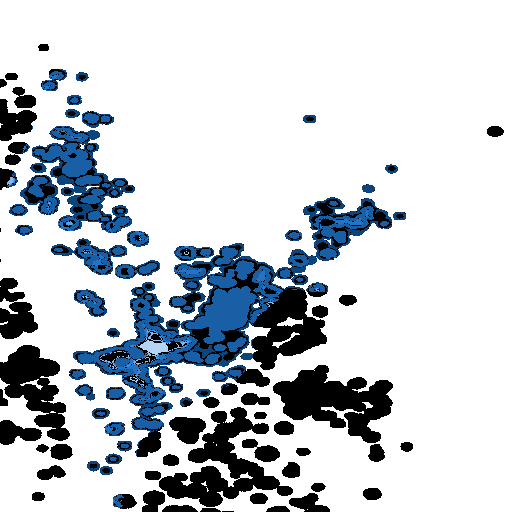
#> input picture backend/data/heatmap_crime_zone_상계동.png, 512 x 512 px
$ python -i recolor_heatmap.py   (imports and definitions only)
#> lines starting #> are read from the running program, lines starting #| are printed output that depends on the picture
import os
import json
import numpy as np
import requests
import geopandas as gpd
from PIL import Image, ImageFilter
from io import BytesIO
from shapely.geometry import Point
from shapely.prepared import prep
from shapely.ops import unary_union
from dotenv import load_dotenv

# [1 line not run here, left out]
SAFEMAP_API_KEY = os.getenv("SAFEMAP_API_KEY")
DATA_DIR = "data"


# ══════════════════════════════════════════════════════════════
# 설정
# ══════════════════════════════════════════════════════════════

DONG_GROUPS = {
    "상계동": {"gu_code": "11110", "names": None, "name_contains": "상계"},
    "신림동": {
        "gu_code": "11210",
        "names": ['서원동', '신원동', '서림동', '신사동', '신림동', '난향동',
                '조원동', '대학동', '난곡동', '삼성동', '미성동'],
        "name_contains": None,
    },
}

INDICATORS = {
    "night_safety": "http://safemap.go.kr/openapi2/IF_0080_WMS",
    "crime_zone": "http://safemap.go.kr/openapi2/IF_0087_WMS",
}

# safemap 원본 색상 -> 등급(1~10) 매핑
STATIC_LEGEND = {
    (255, 255, 178): 1, (254, 232, 139): 2, (254, 209, 101): 3, (253, 183, 81): 4,
    (253, 155, 67): 5, (250, 122, 53): 6, (244, 86, 41): 7, (234, 52, 32): 8,
    (211, 26, 35): 9, (189, 0, 38): 10,
}

# 우리 서비스 색상 팔레트: 안전(1)할수록 진한 파랑, 위험(10)할수록 옅은 파랑
BLUE_SHADES_SAFE_TO_RISKY = [
    (12, 68, 124),    # 등급 1 - 가장 안전 (진한 파랑)
    (24, 95, 165),
    (36, 116, 195),
    (55, 138, 221),
    (98, 163, 226),
    (133, 183, 235),
    (159, 195, 240),
    (153, 205, 229),
    (185, 212, 223),
    (218, 223, 225),  # 등급 10 - 가장 위험 (회색)
]
OUR_COLOR_SCALE = {grade: color for grade, color in enumerate(BLUE_SHADES_SAFE_TO_RISKY, start=1)}

BLUR_RADIUS = 3
# 가우시안 블러 강도 (숫자 클수록 더 부드럽게 퍼짐)


# ══════════════════════════════════════════════════════════════
# 1. 등급 매칭
# ══════════════════════════════════════════════════════════════

# [19 lines left out: functions closest_grade, get_subdongs, not called in this run]


# ══════════════════════════════════════════════════════════════
# 3. 가우시안 블러 (premultiplied alpha 방식 - 경계 검은 테두리 방지)
# ══════════════════════════════════════════════════════════════

def blur_rgba(img: Image.Image, radius: float = BLUR_RADIUS) -> Image.Image:
    """RGBA 이미지에 안전하게 가우시안 블러 적용"""
    arr = np.array(img).astype(np.float32)
    rgb = arr[..., :3]
    alpha = arr[..., 3:4] / 255.0

    premultiplied = rgb * alpha

    premult_img = Image.fromarray(premultiplied.astype(np.uint8))
    alpha_img = Image.fromarray((alpha[..., 0] * 255).astype(np.uint8))

    premult_blurred = premult_img.filter(ImageFilter.GaussianBlur(radius))
    alpha_blurred = alpha_img.filter(ImageFilter.GaussianBlur(radius))

    premult_arr = np.array(premult_blurred).astype(np.float32)
    alpha_arr = np.array(alpha_blurred).astype(np.float32) / 255.0
    alpha_safe = np.where(alpha_arr[..., None] == 0, 1, alpha_arr[..., None])

    rgb_final = (premult_arr / alpha_safe).clip(0, 255).astype(np.uint8)
    alpha_final = (alpha_arr * 255).astype(np.uint8)

    result = np.dstack([rgb_final, alpha_final])
    return Image.fromarray(result, mode="RGBA")


# ══════════════════════════════════════════════════════════════
# 4. WMS 이미지 재색칠
# ══════════════════════════════════════════════════════════════

# [80 lines left out: functions recolor_wms_image, main, not called in this run]


# [2 lines not run here, left out]

>>> import cv2
>>> picture = cv2.imread('data/heatmap_crime_zone_상계동.png', cv2.IMREAD_GRAYSCALE)
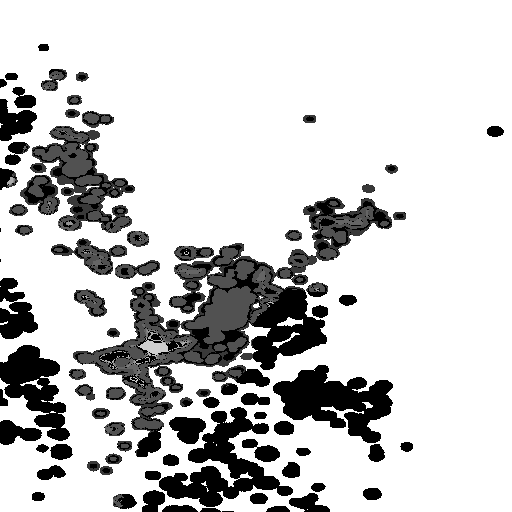
#> picture: shape (512, 512); min 0, max 255, mean 203.2
>>> result = blur_rgba(picture)
#> in blur_rgba, `rgb = arr[..., :3]`: rgb = 512 rows, first 8: [255, 255, 255], [255, 255, 255], [255, 255, 255], [255, 255, 255], [255, 255, 255], [255, 255, 255], [255, 255, 255], [255, 255, 255]
#> in blur_rgba, `alpha = arr[..., 3:4] / 255.0`: alpha = 512 values, max 1 at index 0, min 0 at index 79, mean 0.672
#> in blur_rgba, `premultiplied = rgb * alpha`: premultiplied has the same summary as rgb
#> in blur_rgba, `premult_arr = np.array(premult_blurred).astype(np.float32)`: premult_arr has the same summary as rgb
#> in blur_rgba, `alpha_arr = np.array(alpha_blurred).astype(np.float32) / 255.0`: alpha_arr = 512 values, max 1 at index 0, min 0 at index 107, mean 0.672
#> in blur_rgba, `alpha_safe = np.where(alpha_arr[..., None] == 0, 1, alpha_arr[..., Non..`: alpha_safe = 512 values, max 1 at index 0, min 0.00392 at index 106, mean 0.76
#> in blur_rgba, `rgb_final = (premult_arr / alpha_safe).clip(0, 255).astype(np.uint8)`:
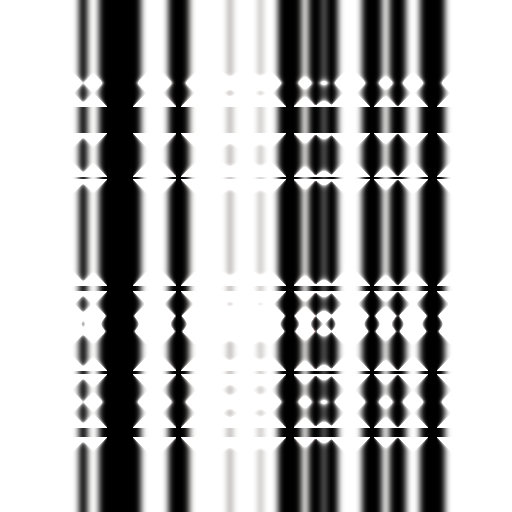
#> rgb_final: shape (512, 512, 3); mean of channels 0, 1, 2 174.5, 174.6, 174.7; drawn as B, G, R
#> in blur_rgba, `alpha_final = (alpha_arr * 255).astype(np.uint8)`: alpha_final = 512 values, max 255 at index 0, min 0 at index 107, mean 171.3
#> (the run stopped early here; a loop or call above may not have finished)

$ run again, on backend/data/heatmap_crime_zone_신림동.png
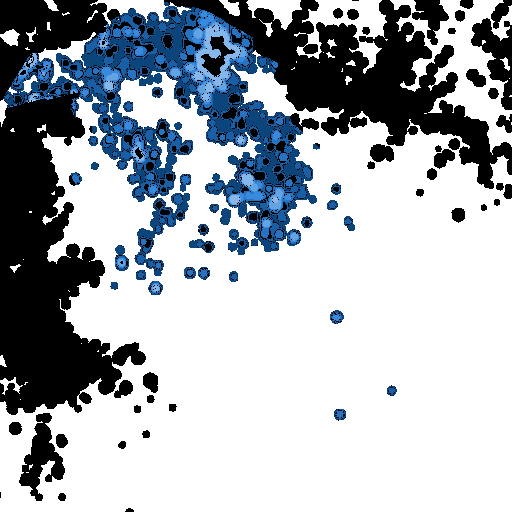
#> input picture backend/data/heatmap_crime_zone_신림동.png, 512 x 512 px
#> `picture = cv2.imread('data/heatmap_crime_zone_상계동.png', cv2.IMREAD_GRA..`:
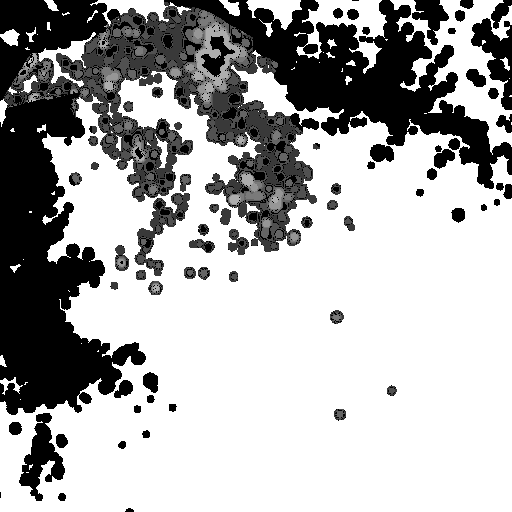
#> picture: shape (512, 512); min 0, max 255, mean 173.5
#> rgb = 512 rows, first 8: [0, 0, 0], [0, 0, 0], [0, 0, 0], [0, 0, 0], [0, 0, 0], [0, 0, 0], [0, 0, 0], [0, 0, 0]
#> alpha = 512 values, max 1 at index 34, min 0 at index 0, mean 0.301
#> premultiplied has the same summary as rgb
#> premult_arr has the same summary as rgb
#> alpha_arr = 512 values, max 1 at index 107, min 0 at index 0, mean 0.301
#> alpha_safe = 512 values, max 1 at index 0, min 0.00392 at index 26, mean 0.868
#> in blur_rgba, `rgb_final = (premult_arr / alpha_safe).clip(0, 255).astype(np.uint8)`:
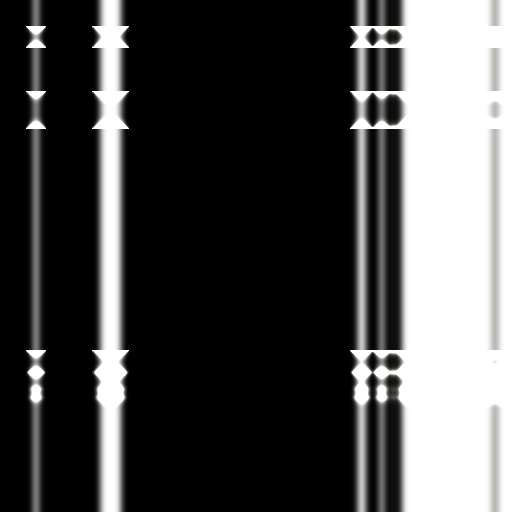
#> rgb_final: shape (512, 512, 3); mean of channels 0, 1, 2 75.1, 75.2, 75.3; drawn as B, G, R
#> alpha_final = 512 values, max 255 at index 107, min 0 at index 0, mean 76.8
